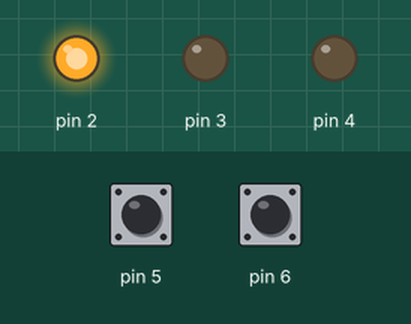
A program run on a simulated Arduino Uno, built with avr-gcc and run on an emulated ATmega328P. On the bench: output pins drawn as LEDs (lit = HIGH). The test bench sets the inputs (shaded band); at power-on: pin 5 HIGH, pin 6 HIGH.

Above: at 0.2 s.
At 0.7 s:
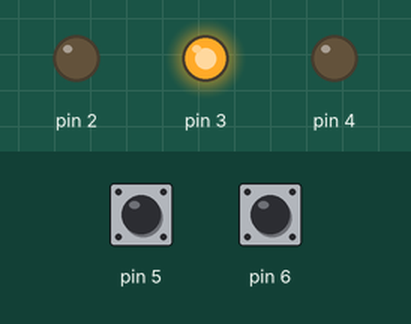
At 2.7 s:
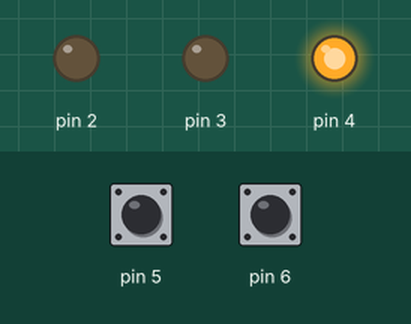
Timing chart, 0 to 3.5 s (numbered marks = the images above):
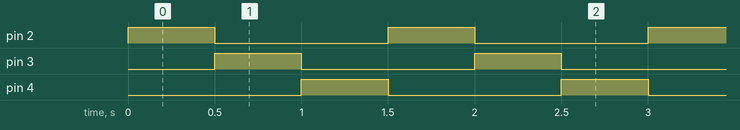

The program:

main.cpp
```cpp
#include <Arduino.h>

void setup()
{
  pinMode(2, OUTPUT);
  pinMode(3, OUTPUT);
  pinMode(4, OUTPUT);
  pinMode(5, INPUT_PULLUP);
  pinMode(6, INPUT_PULLUP);
}

int sentido = 0;

void loop()
{
  if (digitalRead(5) == LOW)
  {
    sentido = 0;
  }
  else if (digitalRead(6) == LOW)
  {
    sentido = 1;
  }

  if (sentido == 0)
  {
    digitalWrite(2,HIGH);
    delay(500);
    digitalWrite(2,LOW);
    digitalWrite(3,HIGH);
    delay(500);
    digitalWrite(3,LOW);
    digitalWrite(4,HIGH);
    delay(500);
    digitalWrite(4,LOW);
  }
  else
  {
    digitalWrite(4,HIGH);
    delay(500);
    digitalWrite(4,LOW);
    digitalWrite(3,HIGH);
    delay(500);
    digitalWrite(3,LOW);
    digitalWrite(2,HIGH);
    delay(500);
    digitalWrite(2,LOW);
  }
}

/*
#include <Arduino.h>

#define LED       13
#define BUTTON    6
#define T_BUTTON  50

bool estado = 1 ;
bool estado_anterior = 1 ;

void setup()
{
  pinMode(BUTTON, INPUT_PULLUP);        //Con resistencia de pullup interna
  pinMode(LED, OUTPUT);
}

void loop()
{
  estado = digitalRead(BUTTON);
  if (estado != estado_anterior)      //hay cambio : Han pulsado o soltado
  {
    if (estado == LOW)            //Al pulsar botón cambiar LED, pero no al soltar
      digitalWrite(LED, !digitalRead(LED));
    estado_anterior = estado ;     // Para recordar el ultimo valor
    delay (T_BUTTON);
  }
}
*/
```

Measured:
- by itself, pin 2–4: alternates HIGH for 0.50 s and LOW for 1.0 s
- by itself, everything shown: repeats every 1.5 s, in 4 steps
